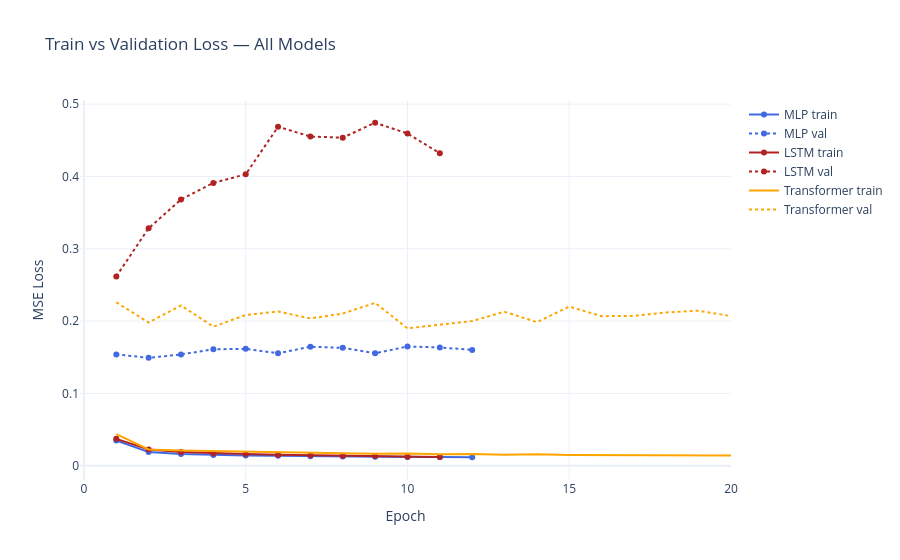

Notebook code cell kept with this figure:
### Markdown cell above
## 5 — Loss Curves

### Code cell
def plot_history(histories: dict, title: str):
    """Plot train/val loss curves for one or more models."""
    fig = go.Figure()
    colours = ['royalblue', 'firebrick', 'orange', 'green']
    for (name, hist), colour in zip(histories.items(), colours):
        epochs = list(range(1, len(hist['train']) + 1))
        fig.add_trace(go.Scatter(x=epochs, y=hist['train'], name=f'{name} train',
                                 line=dict(color=colour)))
        fig.add_trace(go.Scatter(x=epochs, y=hist['val'], name=f'{name} val',
                                 line=dict(color=colour, dash='dot')))
    fig.update_layout(title=title, xaxis_title='Epoch', yaxis_title='MSE Loss',
                      template='plotly_white')
    fig.show()

plot_history({'MLP': mlp_history, 'LSTM': lstm_history, 'Transformer': tf_history},
             'Train vs Validation Loss — All Models')

### Figure 1 — Plotly figure (JSON) as saved in the notebook; plotly's stock layout.template omitted (floating-point values rounded to 4 significant figures)
{"data": [{"line": {"color": "royalblue"}, "name": "MLP train", "type": "scatter", "x": [1, 2, 3, 4, 5, 6, 7, 8, 9, 10, 11, 12], "y": [0.03475, 0.01878, 0.01616, 0.0149, 0.01421, 0.01363, 0.01306, 0.01278, 0.01247, 0.01215, 0.0119, 0.01167]}, {"line": {"color": "royalblue", "dash": "dot"}, "name": "MLP val", "type": "scatter", "x": [1, 2, 3, 4, 5, 6, 7, 8, 9, 10, 11, 12], "y": [0.1539, 0.1492, 0.1538, 0.161, 0.1616, 0.1555, 0.1645, 0.163, 0.1554, 0.1648, 0.1635, 0.1601]}, {"line": {"color": "firebrick"}, "name": "LSTM train", "type": "scatter", "x": [1, 2, 3, 4, 5, 6, 7, 8, 9, 10, 11], "y": [0.03712, 0.02231, 0.0188, 0.01721, 0.01631, 0.01508, 0.01447, 0.0136, 0.01325, 0.01251, 0.01207]}, {"line": {"color": "firebrick", "dash": "dot"}, "name": "LSTM val", "type": "scatter", "x": [1, 2, 3, 4, 5, 6, 7, 8, 9, 10, 11], "y": [0.2618, 0.3285, 0.3681, 0.3911, 0.403, 0.4688, 0.4551, 0.4537, 0.4742, 0.4594, 0.4321]}, {"line": {"color": "orange"}, "name": "Transformer train", "type": "scatter", "x": [1, 2, 3, 4, 5, 6, 7, 8, 9, 10, 11, 12, 13, 14, 15, 16, 17, 18, 19, 20], "y": [0.04378, 0.0225, 0.02102, 0.02006, 0.01948, 0.01858, 0.01757, 0.01707, 0.01665, 0.01697, 0.01574, 0.01603, 0.01511, 0.01571, 0.01472, 0.01483, 0.01445, 0.01435, 0.01439, 0.01421]}, {"line": {"color": "orange", "dash": "dot"}, "name": "Transformer val", "type": "scatter", "x": [1, 2, 3, 4, 5, 6, 7, 8, 9, 10, 11, 12, 13, 14, 15, 16, 17, 18, 19, 20], "y": [0.2259, 0.198, 0.2215, 0.1923, 0.2084, 0.2132, 0.2036, 0.2105, 0.2252, 0.1899, 0.195, 0.2, 0.213, 0.1985, 0.22, 0.2068, 0.2072, 0.2119, 0.2144, 0.2069]}], "layout": {"title": {"text": "Train vs Validation Loss — All Models"}, "xaxis": {"title": {"text": "Epoch"}}, "yaxis": {"title": {"text": "MSE Loss"}}}}
